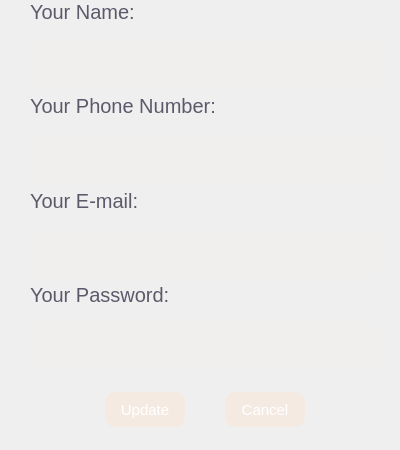
<?xml version="1.0" encoding="UTF-8"?>
<ui version="4.0">
 <class>UpdateProfile</class>
 <widget class="QDialog" name="UpdateProfile">
  <property name="geometry">
   <rect>
    <x>0</x>
    <y>0</y>
    <width>400</width>
    <height>450</height>
   </rect>
  </property>
  <property name="sizePolicy">
   <sizepolicy hsizetype="Fixed" vsizetype="Fixed">
    <horstretch>0</horstretch>
    <verstretch>0</verstretch>
   </sizepolicy>
  </property>
  <property name="minimumSize">
   <size>
    <width>350</width>
    <height>0</height>
   </size>
  </property>
  <property name="maximumSize">
   <size>
    <width>400</width>
    <height>450</height>
   </size>
  </property>
  <property name="windowTitle">
   <string>Dialog</string>
  </property>
  <property name="styleSheet">
   <string notr="true">background: none;</string>
  </property>
  <widget class="QWidget" name="MainData" native="true">
   <property name="geometry">
    <rect>
     <x>30</x>
     <y>0</y>
     <width>351</width>
     <height>371</height>
    </rect>
   </property>
   <property name="styleSheet">
    <string notr="true">QLineEdit{
background: rgba(251, 239, 220, 15);
border-radius: 15px;
color: rgb(80, 77, 89);
selection-background-color: rgba(245, 245, 245, 0);
selection-color:  rgb(80, 77, 89);
}

QLabel {
color: rgb(92, 89, 106);
}</string>
   </property>
   <layout class="QGridLayout" name="gridLayout">
    <property name="sizeConstraint">
     <enum>QLayout::SetDefaultConstraint</enum>
    </property>
    <item row="0" column="0">
     <widget class="QLabel" name="UserName">
      <property name="sizePolicy">
       <sizepolicy hsizetype="Fixed" vsizetype="Fixed">
        <horstretch>0</horstretch>
        <verstretch>0</verstretch>
       </sizepolicy>
      </property>
      <property name="font">
       <font>
        <pointsize>15</pointsize>
       </font>
      </property>
      <property name="text">
       <string>Your Name:</string>
      </property>
     </widget>
    </item>
    <item row="1" column="0">
     <widget class="QLineEdit" name="showUserName">
      <property name="sizePolicy">
       <sizepolicy hsizetype="Expanding" vsizetype="Expanding">
        <horstretch>0</horstretch>
        <verstretch>0</verstretch>
       </sizepolicy>
      </property>
      <property name="minimumSize">
       <size>
        <width>0</width>
        <height>15</height>
       </size>
      </property>
      <property name="font">
       <font>
        <pointsize>18</pointsize>
       </font>
      </property>
      <property name="cursor">
       <cursorShape>PointingHandCursor</cursorShape>
      </property>
      <property name="focusPolicy">
       <enum>Qt::ClickFocus</enum>
      </property>
      <property name="contextMenuPolicy">
       <enum>Qt::NoContextMenu</enum>
      </property>
      <property name="layoutDirection">
       <enum>Qt::LeftToRight</enum>
      </property>
      <property name="styleSheet">
       <string notr="true">QLineEdit {
height: 30px;
border-radius: 10px;
margin-top: 10px;
}</string>
      </property>
      <property name="text">
       <string/>
      </property>
      <property name="frame">
       <bool>false</bool>
      </property>
      <property name="alignment">
       <set>Qt::AlignCenter</set>
      </property>
     </widget>
    </item>
    <item row="2" column="0">
     <widget class="QLabel" name="PhoneNumber">
      <property name="sizePolicy">
       <sizepolicy hsizetype="Fixed" vsizetype="Fixed">
        <horstretch>0</horstretch>
        <verstretch>0</verstretch>
       </sizepolicy>
      </property>
      <property name="font">
       <font>
        <pointsize>15</pointsize>
       </font>
      </property>
      <property name="text">
       <string>Your Phone Number:</string>
      </property>
     </widget>
    </item>
    <item row="3" column="0">
     <widget class="QLineEdit" name="showPhoneNumber">
      <property name="sizePolicy">
       <sizepolicy hsizetype="Expanding" vsizetype="Expanding">
        <horstretch>0</horstretch>
        <verstretch>0</verstretch>
       </sizepolicy>
      </property>
      <property name="minimumSize">
       <size>
        <width>0</width>
        <height>15</height>
       </size>
      </property>
      <property name="font">
       <font>
        <pointsize>18</pointsize>
       </font>
      </property>
      <property name="cursor">
       <cursorShape>PointingHandCursor</cursorShape>
      </property>
      <property name="focusPolicy">
       <enum>Qt::ClickFocus</enum>
      </property>
      <property name="contextMenuPolicy">
       <enum>Qt::NoContextMenu</enum>
      </property>
      <property name="layoutDirection">
       <enum>Qt::LeftToRight</enum>
      </property>
      <property name="styleSheet">
       <string notr="true">QLineEdit {
height: 30px;
border-radius: 10px;
margin-top: 10px;
}</string>
      </property>
      <property name="frame">
       <bool>false</bool>
      </property>
      <property name="alignment">
       <set>Qt::AlignCenter</set>
      </property>
     </widget>
    </item>
    <item row="4" column="0">
     <widget class="QLabel" name="Email">
      <property name="sizePolicy">
       <sizepolicy hsizetype="Fixed" vsizetype="Fixed">
        <horstretch>0</horstretch>
        <verstretch>0</verstretch>
       </sizepolicy>
      </property>
      <property name="font">
       <font>
        <pointsize>15</pointsize>
       </font>
      </property>
      <property name="text">
       <string>Your E-mail:</string>
      </property>
     </widget>
    </item>
    <item row="5" column="0">
     <widget class="QLineEdit" name="showEmail">
      <property name="sizePolicy">
       <sizepolicy hsizetype="Expanding" vsizetype="Expanding">
        <horstretch>0</horstretch>
        <verstretch>0</verstretch>
       </sizepolicy>
      </property>
      <property name="minimumSize">
       <size>
        <width>0</width>
        <height>15</height>
       </size>
      </property>
      <property name="font">
       <font>
        <pointsize>18</pointsize>
       </font>
      </property>
      <property name="cursor">
       <cursorShape>PointingHandCursor</cursorShape>
      </property>
      <property name="focusPolicy">
       <enum>Qt::ClickFocus</enum>
      </property>
      <property name="contextMenuPolicy">
       <enum>Qt::NoContextMenu</enum>
      </property>
      <property name="layoutDirection">
       <enum>Qt::LeftToRight</enum>
      </property>
      <property name="styleSheet">
       <string notr="true">QLineEdit {
height: 30px;
border-radius: 10px;
margin-top: 10px;
}</string>
      </property>
      <property name="frame">
       <bool>false</bool>
      </property>
      <property name="alignment">
       <set>Qt::AlignCenter</set>
      </property>
     </widget>
    </item>
    <item row="6" column="0">
     <widget class="QLabel" name="Password">
      <property name="sizePolicy">
       <sizepolicy hsizetype="Fixed" vsizetype="Fixed">
        <horstretch>0</horstretch>
        <verstretch>0</verstretch>
       </sizepolicy>
      </property>
      <property name="font">
       <font>
        <pointsize>15</pointsize>
       </font>
      </property>
      <property name="text">
       <string>Your Password:</string>
      </property>
     </widget>
    </item>
    <item row="7" column="0">
     <widget class="QLineEdit" name="showPassword">
      <property name="sizePolicy">
       <sizepolicy hsizetype="Expanding" vsizetype="Expanding">
        <horstretch>0</horstretch>
        <verstretch>0</verstretch>
       </sizepolicy>
      </property>
      <property name="minimumSize">
       <size>
        <width>0</width>
        <height>15</height>
       </size>
      </property>
      <property name="font">
       <font>
        <pointsize>18</pointsize>
       </font>
      </property>
      <property name="cursor">
       <cursorShape>PointingHandCursor</cursorShape>
      </property>
      <property name="focusPolicy">
       <enum>Qt::ClickFocus</enum>
      </property>
      <property name="contextMenuPolicy">
       <enum>Qt::NoContextMenu</enum>
      </property>
      <property name="layoutDirection">
       <enum>Qt::LeftToRight</enum>
      </property>
      <property name="styleSheet">
       <string notr="true">QLineEdit {
height: 30px;
border-radius: 10px;
margin-top: 10px;
}</string>
      </property>
      <property name="text">
       <string/>
      </property>
      <property name="frame">
       <bool>false</bool>
      </property>
      <property name="alignment">
       <set>Qt::AlignCenter</set>
      </property>
     </widget>
    </item>
   </layout>
  </widget>
  <widget class="QWidget" name="Exit" native="true">
   <property name="geometry">
    <rect>
     <x>105</x>
     <y>380</y>
     <width>200</width>
     <height>60</height>
    </rect>
   </property>
   <property name="styleSheet">
    <string notr="true">QPushButton {
width: 80px;
height: 35px;
background: rgba(255, 224, 201, 83);
color:rgb(255, 255, 255);
border-radius: 10px;
font: 15px;
}

QPushButton::hover {
background:  rgba(255, 224, 201, 143);
}</string>
   </property>
   <layout class="QGridLayout" name="gridLayout_2">
    <item row="0" column="2">
     <widget class="QPushButton" name="cancelBtn">
      <property name="cursor">
       <cursorShape>PointingHandCursor</cursorShape>
      </property>
      <property name="text">
       <string>Cancel</string>
      </property>
     </widget>
    </item>
    <item row="0" column="0">
     <widget class="QPushButton" name="updateBtn">
      <property name="cursor">
       <cursorShape>PointingHandCursor</cursorShape>
      </property>
      <property name="focusPolicy">
       <enum>Qt::TabFocus</enum>
      </property>
      <property name="styleSheet">
       <string notr="true"/>
      </property>
      <property name="text">
       <string>Update</string>
      </property>
     </widget>
    </item>
    <item row="0" column="1">
     <spacer name="horizontalSpacer">
      <property name="orientation">
       <enum>Qt::Horizontal</enum>
      </property>
      <property name="sizeHint" stdset="0">
       <size>
        <width>40</width>
        <height>20</height>
       </size>
      </property>
     </spacer>
    </item>
   </layout>
  </widget>
 </widget>
 <resources/>
 <connections/>
</ui>
